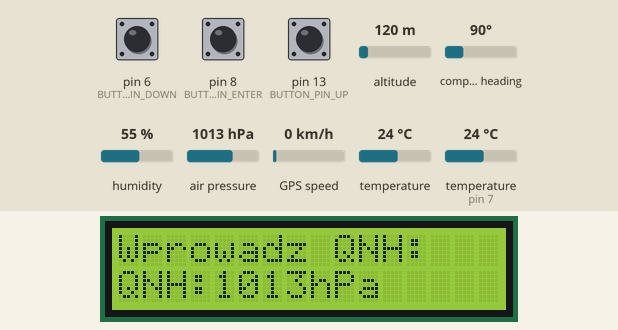
Simulated run of this sketch. Board: Arduino Uno, built with avr-gcc and run on an emulated ATmega328P. Shown: 16×2 character LCD. Inputs (shaded band) come from the test bench; at power-on: pin 8 (BUTTON_PIN_ENTER) HIGH, pin 6 (BUTTON_PIN_DOWN) HIGH, humidity 55 %, air pressure 1013 hPa, pin 13 (BUTTON_PIN_UP) HIGH, compass heading 90°, altitude 120 m, GPS speed 0 km/h, temperature 24 °C, temperature (sensor on pin 7) 24 °C. The GPS gets a fix after 3 s at 37.7749, -122.4194 with 8 satellites; what the sketch prints to the serial monitor is not drawn.

Above: at 1.2 s.
1.3 s: pin 8 (BUTTON_PIN_ENTER) pulled LOW for 1 s
At 3.6 s:
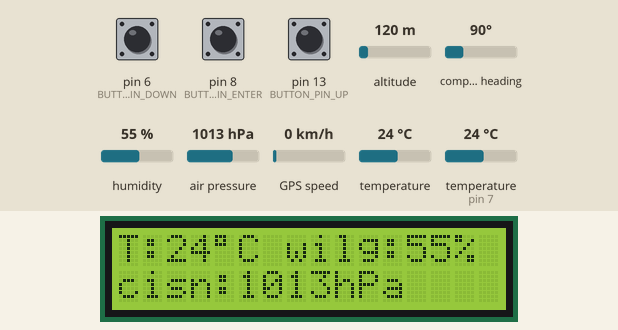
4.0 s: pin 6 (BUTTON_PIN_DOWN) pulled LOW for 3.2 s
At 4.94 s:
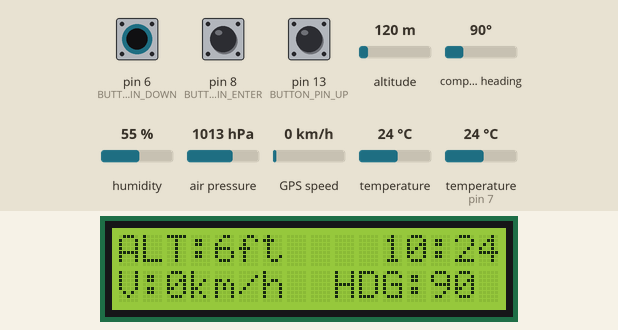
8.7 s: humidity set to 22 %
At 10.7 s:
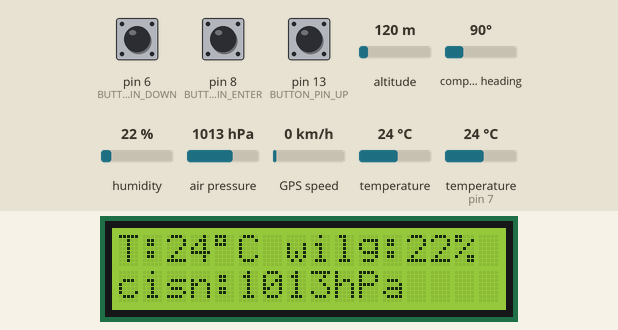
11.5 s: air pressure set to 952 hPa
At 12.9 s:
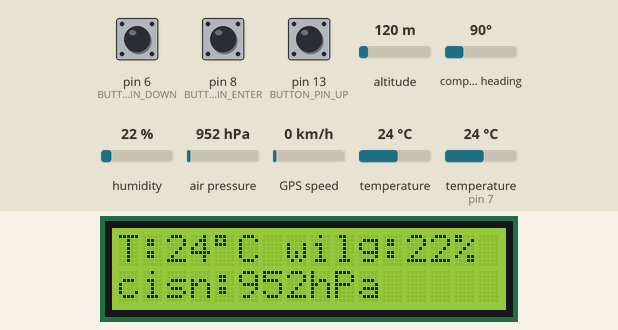
13.5 s: pin 13 (BUTTON_PIN_UP) pulled LOW for 0.15 s
At 14.9 s:
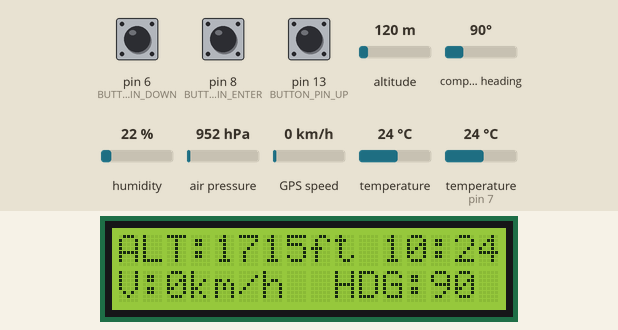
15.2 s: compass heading set to 7°
At 17.1 s:
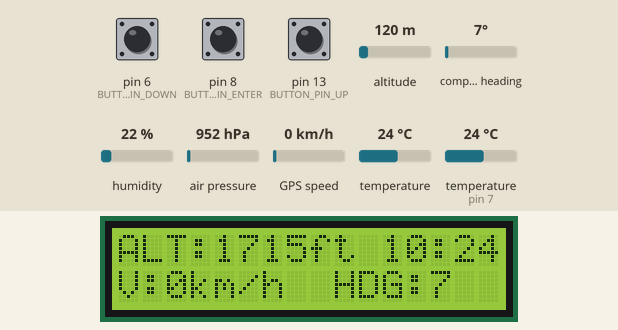
Timing chart, 0 to 18.6 s (numbered marks = the images above; inputs shaded):
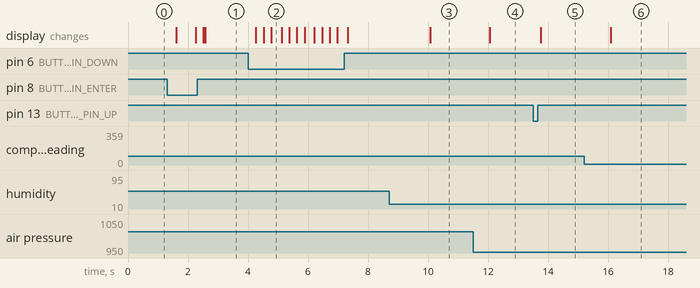

Measured:
- after the input at 1.3 s, the display: first changes after 0.31 s (image 1 shows a later state)
- after the input at 4.0 s, the display: changes after 0.26 s (image 2)
- after the input at 8.7 s, the display: changes after 1.4 s (image 3)
- after the input at 11.5 s, the display: changes after 0.57 s (image 4)
- after the input at 13.5 s, the display: changes after 0.26 s (image 5)
- after the input at 15.2 s, the display: changes after 0.90 s (image 6)

The sketch:

projektInzynierski.ino
```cpp
/*
  The LCD circuit:
 * LCD RS pin to digital pin 12
 * LCD Enable pin to digital pin 11
 * LCD D4 pin to digital pin 5
 * LCD D5 pin to digital pin 4
 * LCD D6 pin to digital pin 3
 * LCD D7 pin to digital pin 2
 * LCD R/W pin to ground
 * LCD VSS pin to ground
 * LCD VCC pin to 5V
 * 10K resistor:
 * ends to +5V and ground
 * wiper to LCD VO pin (pin 3)
*/

#include <LiquidCrystal.h>
#include <Wire.h>
#include <Adafruit_BMP280.h>
#include <DHT.h>
#include <math.h>
#include <TinyGPS++.h>
#include <SoftwareSerial.h>

// Piny używane przez wyświetlacz LCD
const int rs = 12, en = 11, d4 = 5, d5 = 4, d6 = 3, d7 = 2;
LiquidCrystal lcd(rs, en, d4, d5, d6, d7);

// Piny używane przez czujnik temperatury i wilgotności DHT 11
#define DHTPIN 7
#define DHTTYPE DHT11
DHT dht(DHTPIN, DHTTYPE);

#define BUTTON_PIN_ENTER 8
#define BUTTON_PIN_UP 13
#define BUTTON_PIN_DOWN 6

// Piny używane przez moduł GPS
static const int RXPin = 9, TXPin = 10;
static const uint32_t GPSBaud = 9600;
// Obiekt biblioteki TinyGPS++
TinyGPSPlus gps;
// Połączenie szeregowe z modułem GPS
SoftwareSerial ss(TXPin, RXPin);

Adafruit_BMP280 bmp280;

void printLCDLine(const char * text, int lineNumber, int charNumber = 0);
void preFlightProcedure();

void setup() {
  Serial.begin(9600);

  // Ustawienie liczby wierszy oraz kolumn wyświetlacza LCD
  lcd.begin(16, 2);
  lcd.noCursor();

  // Zainicjowanie czujnkia DHT 11
  dht.begin();

  // Zainicjowanie czujnika bmp280
  if (!bmp280.begin(0x76))
  {
    Serial.println("Nie znaleziono czujnika - sprawdź połączenie!");
    while(true);
  }

  // Zainicjowanie przycisków
  pinMode(BUTTON_PIN_ENTER, INPUT_PULLUP);
  pinMode(BUTTON_PIN_UP, INPUT_PULLUP);
  pinMode(BUTTON_PIN_DOWN, INPUT_PULLUP);

  // Zainicjowanie połączenia szeregowego z GPS
  ss.begin(GPSBaud);
}

int buttonStateENTER = 0;
int buttonStateUP = 0;
int buttonStateDOWN = 0;
bool changePage = false;
double base_pressure = 1013.25;
String gpsTime = "00:00";

float temperature;
float pressure;
float altitude_;

float hum;
float temp;

double gpsDirection = 0.0;
double gpsVelocity = 0.0;
double gpsHeigth = 0.0;

bool pressureSet = false;

constexpr double METER_IN_FEET = 3.2808399;

void loop() {
  preFlightProcedure();
  readButtons();

  if (buttonStateENTER == LOW || buttonStateUP == LOW || buttonStateDOWN == LOW)
  {
    delay(250);
    changePage = !changePage;
    lcd.clear();
  }

  if(changePage){
    char line[17];
    snprintf(line, sizeof(line), "T:%i%cC wilg:%i%% ", static_cast<int>(temperature),static_cast<char>(223), static_cast<int>(hum));
    printLCDLine(line, 0);

    snprintf(line, sizeof(line), "cisn:%ihPa ", static_cast<int>(pressure));
    printLCDLine(line, 1);
  }
  else {
    char line[17];
    snprintf(line, sizeof(line), "ALT:%ift  ",  static_cast<int>(altitude_));
    printLCDLine(line, 0);

    char t[6];
    gpsTime.toCharArray(t, sizeof(t));
    printLCDLine(t, 0, 11);

    snprintf(line, sizeof(line), "V:%ikm/h  ", static_cast<int>(gpsVelocity));
    printLCDLine(line, 1, 0);

    snprintf(line, sizeof(line), "HDG:%i  ", static_cast<int>(gpsDirection));
    printLCDLine(line, 1, 9);
  }

  bool sent = false;
  // Odczyt danych z modułu GPS
  while (ss.available() > 0)
  {
    if (gps.encode(ss.read()) && !sent)
    {
      temperature = bmp280.readTemperature();
      pressure    = bmp280.readPressure() / 100;
      altitude_   = bmp280.readAltitude(base_pressure) * METER_IN_FEET;
      hum = dht.readHumidity();
      temp = dht.readTemperature();

      gpsTime = getTime();
      gpsHeigth = gps.altitude.feet();
      gpsVelocity = gps.speed.kmph();
      gpsDirection = gps.course.deg();
      printInfoOnSerial();
      sent = true;
    }
  }
}

void readButtons()
{
  buttonStateENTER = digitalRead(BUTTON_PIN_ENTER);
  buttonStateUP = digitalRead(BUTTON_PIN_UP);
  buttonStateDOWN = digitalRead(BUTTON_PIN_DOWN);
}

void preFlightProcedure()
{
  while(!pressureSet)
  {
    readButtons();
    char line[17];
    snprintf(line, sizeof(line), "Wprowadz QNH:");
    printLCDLine(line, 0);
    snprintf(line, sizeof(line), "QNH:%ihPa  ",
    static_cast<int>(base_pressure));
    printLCDLine(line, 1);
    delay(150);

    if (buttonStateENTER == LOW)
    {
      snprintf(line, sizeof(line), "Czy potwierdzasz");
      printLCDLine(line, 0);
      snprintf(line, sizeof(line), "QNH:%ihPa?",
      static_cast<int>(base_pressure));
      printLCDLine(line, 1);
      delay(500);
      while (true)
      {
        readButtons();
        delay(150);
        if (buttonStateENTER == LOW)
        {
          pressureSet = true;
          break;
        }
        if (buttonStateUP == LOW)
        {
          base_pressure++;
          break;
        }
        if (buttonStateDOWN == LOW)
        {
          base_pressure--;
          break;
        }
      }
      lcd.clear();
      continue;
    }
    if (buttonStateUP == LOW)
    {
      base_pressure++;
      continue;
    }
    if (buttonStateDOWN == LOW)
    {
      base_pressure--;
      continue;
    }
  }
}

void printInfoOnSerial()
{
  gpsInfo();
  barometricInfo();
  humidityInfo();
  Serial.println();
}

void printLCDLine(const char * text, int lineNumber, int charNumber)
{
    lcd.setCursor(charNumber, lineNumber);
    lcd.print(text);
}

String getTime()
{
  char timeRead[6];

  if (gps.time.isValid())
  {
    if (gps.time.hour() < 10)
    {
      if (gps.time.minute() < 10)
      {
        snprintf(timeRead, sizeof(timeRead), "0%i:0%i", gps.time.hour(), gps.time.minute());
      }
      else
      {
        snprintf(timeRead, sizeof(timeRead), "0%i:%i", gps.time.hour(), gps.time.minute());
      }
    }
    else
    {
      if (gps.time.minute() < 10)
      {
        snprintf(timeRead, sizeof(timeRead), "%i:0%i", gps.time.hour(), gps.time.minute());
      }
      else
      {
        snprintf(timeRead, sizeof(timeRead), "%i:%i", gps.time.hour(), gps.time.minute());
      }
    }
  }
  else
  {
    snprintf(timeRead, sizeof(timeRead), "ERROR");
  }

  return timeRead;
}

void gpsInfo()
{
  // Date/Time;
  printDate();
  Serial.print(F(" "));
  printTime();
  Serial.print(F(";"));

  // Location
  printLocation();
  Serial.print(F(";"));

  Serial.print(gpsHeigth, 1);
  Serial.print(F(";"));

  Serial.print(gpsDirection);
  Serial.print(F(";"));

  Serial.print(gpsVelocity);
  Serial.print(F(";"));

}

void printDate()
{
  if (gps.date.isValid())
  {
    if (gps.date.value() == 0)
    {
      Serial.print(F("2000-1-1"));
      return;
    }

    Serial.print(gps.date.year());
    Serial.print(F("-"));
    Serial.print(gps.date.month());
    Serial.print(F("-"));
    Serial.print(gps.date.day());
  }
  else
  {
    Serial.print(F("2000-1-1"));
  }
}

void printTime()
{
  // HH:mm::ss.cc
  if (gps.time.isValid())
  {
    if (gps.time.hour() < 10) Serial.print(F("0"));
    Serial.print(gps.time.hour());
    Serial.print(F(":"));
    if (gps.time.minute() < 10) Serial.print(F("0"));
    Serial.print(gps.time.minute());
    Serial.print(F(":"));
    if (gps.time.second() < 10) Serial.print(F("0"));
    Serial.print(gps.time.second());
//    Serial.print(F("."));
//    if (gps.time.centisecond() < 10) Serial.print(F("0"));
//    Serial.print(gps.time.centisecond());
  }
  else
  {
    Serial.print(F("00:00:00.00"));
  }
}

void printLocation()
{
  if (gps.location.isValid())
  {
    Serial.print(gps.location.lat(), 6);
    Serial.print(F(";"));
    Serial.print(gps.location.lng(), 6);
  }
  else
  {
    Serial.print(F("0;0"));
  }
}

void barometricInfo()
{
  Serial.print(temperature, 1);
  Serial.print(F(";"));
  Serial.print(pressure);
  Serial.print(F(";"));
  Serial.print(altitude_);
  Serial.print(F(";"));
}

void humidityInfo()
{
  Serial.print(temp, 1);
  Serial.print(F(";"));
  Serial.print(hum, 1);
  Serial.print(F(";"));
}
```
